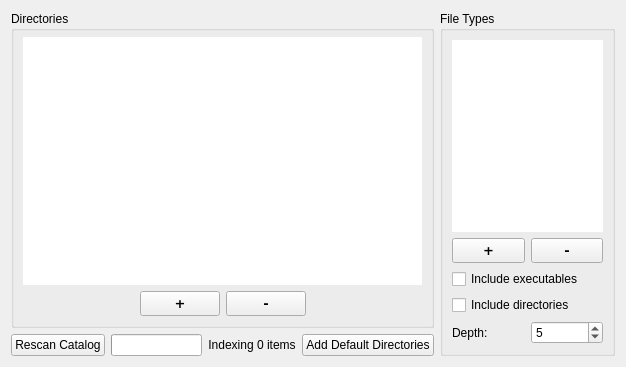
     <widget class="QWidget" name="Catalog">
      <attribute name="title">
       <string>Catalog</string>
      </attribute>
      <layout class="QHBoxLayout" name="horizontalLayout_8">
       <item>
        <layout class="QVBoxLayout" name="verticalLayout_8">
         <item>
          <widget class="QGroupBox" name="directoriesGroupBox">
           <property name="title">
            <string>Directories</string>
           </property>
           <layout class="QVBoxLayout" name="verticalLayout_6">
            <property name="topMargin">
             <number>6</number>
            </property>
            <item>
             <widget class="launchy::DropListWidget" name="catDirectories">
              <property name="font">
               <font>
                <family>Verdana</family>
                <pointsize>10</pointsize>
               </font>
              </property>
              <property name="contextMenuPolicy">
               <enum>Qt::NoContextMenu</enum>
              </property>
              <property name="frameShape">
               <enum>QFrame::NoFrame</enum>
              </property>
              <property name="lineWidth">
               <number>1</number>
              </property>
              <property name="spacing">
               <number>1</number>
              </property>
              <property name="sortingEnabled">
               <bool>false</bool>
              </property>
             </widget>
            </item>
            <item>
             <layout class="QHBoxLayout" name="hboxlayout_2">
              <item>
               <spacer name="spacer">
                <property name="orientation">
                 <enum>Qt::Horizontal</enum>
                </property>
                <property name="sizeHint" stdset="0">
                 <size>
                  <width>40</width>
                  <height>20</height>
                 </size>
                </property>
               </spacer>
              </item>
              <item>
               <widget class="QPushButton" name="catDirPlus">
                <property name="maximumSize">
                 <size>
                  <width>16777215</width>
                  <height>26</height>
                 </size>
                </property>
                <property name="font">
                 <font>
                  <family>Verdana</family>
                  <pointsize>10</pointsize>
                  <weight>75</weight>
                  <bold>true</bold>
                 </font>
                </property>
                <property name="text">
                 <string>+</string>
                </property>
               </widget>
              </item>
              <item>
               <widget class="QPushButton" name="catDirMinus">
                <property name="maximumSize">
                 <size>
                  <width>16777215</width>
                  <height>26</height>
                 </size>
                </property>
                <property name="font">
                 <font>
                  <family>Verdana</family>
                  <pointsize>10</pointsize>
                  <weight>75</weight>
                  <bold>true</bold>
                  <kerning>true</kerning>
                 </font>
                </property>
                <property name="text">
                 <string>-</string>
                </property>
               </widget>
              </item>
              <item>
               <spacer name="spacer_2">
                <property name="orientation">
                 <enum>Qt::Horizontal</enum>
                </property>
                <property name="sizeHint" stdset="0">
                 <size>
                  <width>40</width>
                  <height>20</height>
                 </size>
                </property>
               </spacer>
              </item>
             </layout>
            </item>
           </layout>
          </widget>
         </item>
         <item>
          <layout class="QHBoxLayout" name="hboxlayout_3">
           <item>
            <widget class="QPushButton" name="catRescan">
             <property name="sizePolicy">
              <sizepolicy hsizetype="Fixed" vsizetype="Fixed">
               <horstretch>0</horstretch>
               <verstretch>0</verstretch>
              </sizepolicy>
             </property>
             <property name="minimumSize">
              <size>
               <width>0</width>
               <height>0</height>
              </size>
             </property>
             <property name="text">
              <string>Rescan Catalog</string>
             </property>
            </widget>
           </item>
           <item>
            <widget class="QProgressBar" name="catProgress">
             <property name="minimum">
              <number>0</number>
             </property>
             <property name="maximum">
              <number>100</number>
             </property>
             <property name="value">
              <number>0</number>
             </property>
             <property name="textVisible">
              <bool>false</bool>
             </property>
             <property name="orientation">
              <enum>Qt::Horizontal</enum>
             </property>
            </widget>
           </item>
           <item>
            <widget class="QLabel" name="catSize">
             <property name="sizePolicy">
              <sizepolicy hsizetype="MinimumExpanding" vsizetype="Preferred">
               <horstretch>0</horstretch>
               <verstretch>0</verstretch>
              </sizepolicy>
             </property>
             <property name="text">
              <string>Indexing 0 items</string>
             </property>
             <property name="alignment">
              <set>Qt::AlignCenter</set>
             </property>
            </widget>
           </item>
           <item>
            <widget class="QPushButton" name="pushButtonAddDefaultDirs">
             <property name="sizePolicy">
              <sizepolicy hsizetype="Fixed" vsizetype="Fixed">
               <horstretch>0</horstretch>
               <verstretch>0</verstretch>
              </sizepolicy>
             </property>
             <property name="toolTip">
              <string>Add the built-in directories and list them first</string>
             </property>
             <property name="text">
              <string>Add Default Directories</string>
             </property>
            </widget>
           </item>
          </layout>
         </item>
        </layout>
       </item>
       <item>
        <widget class="QGroupBox" name="fileTypesGroupBox">
         <property name="sizePolicy">
          <sizepolicy hsizetype="Fixed" vsizetype="Preferred">
           <horstretch>0</horstretch>
           <verstretch>0</verstretch>
          </sizepolicy>
         </property>
         <property name="maximumSize">
          <size>
           <width>175</width>
           <height>16777215</height>
          </size>
         </property>
         <property name="title">
          <string>File Types</string>
         </property>
         <layout class="QVBoxLayout">
          <item>
           <widget class="QListWidget" name="catTypes">
            <property name="sizePolicy">
             <sizepolicy hsizetype="Expanding" vsizetype="Expanding">
              <horstretch>0</horstretch>
              <verstretch>0</verstretch>
             </sizepolicy>
            </property>
            <property name="maximumSize">
             <size>
              <width>16777215</width>
              <height>16777215</height>
             </size>
            </property>
            <property name="font">
             <font>
              <family>Verdana</family>
              <pointsize>10</pointsize>
             </font>
            </property>
            <property name="contextMenuPolicy">
             <enum>Qt::NoContextMenu</enum>
            </property>
            <property name="frameShape">
             <enum>QFrame::NoFrame</enum>
            </property>
            <property name="resizeMode">
             <enum>QListView::Fixed</enum>
            </property>
            <property name="spacing">
             <number>1</number>
            </property>
            <property name="itemAlignment">
             <set>Qt::AlignHCenter</set>
            </property>
           </widget>
          </item>
          <item>
           <layout class="QHBoxLayout" name="horizontalLayout">
            <item>
             <widget class="QPushButton" name="catTypesPlus">
              <property name="maximumSize">
               <size>
                <width>16777215</width>
                <height>13123213</height>
               </size>
              </property>
              <property name="font">
               <font>
                <family>Verdana</family>
                <pointsize>10</pointsize>
                <weight>75</weight>
                <bold>true</bold>
               </font>
              </property>
              <property name="text">
               <string>+</string>
              </property>
             </widget>
            </item>
            <item>
             <widget class="QPushButton" name="catTypesMinus">
              <property name="maximumSize">
               <size>
                <width>16777215</width>
                <height>13123123</height>
               </size>
              </property>
              <property name="font">
               <font>
                <family>Verdana</family>
                <pointsize>10</pointsize>
                <weight>75</weight>
                <bold>true</bold>
               </font>
              </property>
              <property name="text">
               <string>-</string>
              </property>
             </widget>
            </item>
           </layout>
          </item>
          <item>
           <widget class="QCheckBox" name="catCheckBinaries">
            <property name="text">
             <string>Include executables</string>
            </property>
           </widget>
          </item>
          <item>
           <widget class="QCheckBox" name="catCheckDirs">
            <property name="text">
             <string>Include directories</string>
            </property>
           </widget>
          </item>
          <item>
           <layout class="QHBoxLayout" name="hboxlayout">
            <item>
             <widget class="QLabel" name="label_10">
              <property name="text">
               <string>Depth:</string>
              </property>
              <property name="buddy">
               <cstring>catDepth</cstring>
              </property>
             </widget>
            </item>
            <item>
             <widget class="QSpinBox" name="catDepth">
              <property name="contextMenuPolicy">
               <enum>Qt::NoContextMenu</enum>
              </property>
              <property name="maximum">
               <number>100000</number>
              </property>
              <property name="value">
               <number>5</number>
              </property>
             </widget>
            </item>
           </layout>
          </item>
         </layout>
        </widget>
       </item>
      </layout>
     </widget>
